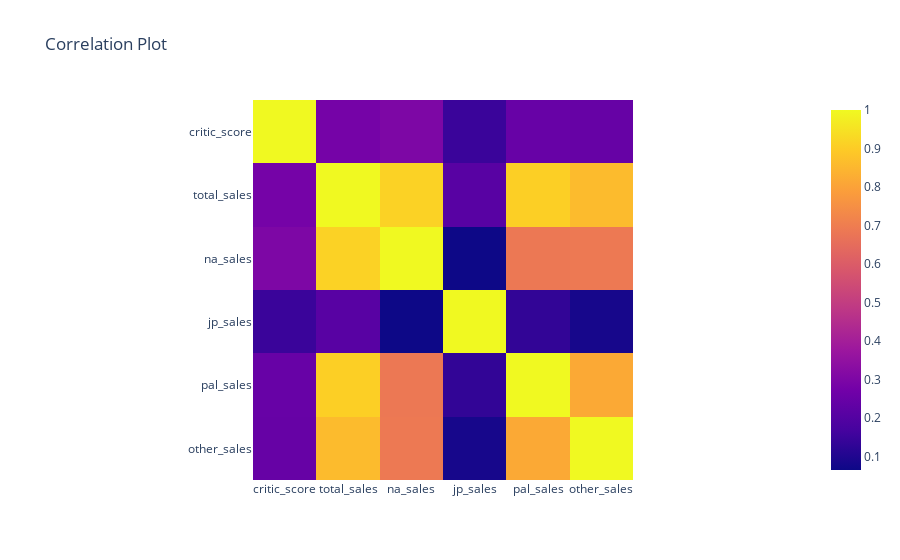

The notebook cell saved with this chart:
### Markdown cell above
Plot correlation with heatmap: sales cannot be predicted using the critic score

### Code cell
float_col=df.select_dtypes("float").columns.to_list()
px.imshow(df[float_col].corr(),title="Correlation Plot")

### Figure 1 — Plotly figure (JSON) as saved in the notebook; plotly's stock layout.template omitted (floating-point values rounded to 4 significant figures)
{"data": [{"coloraxis": "coloraxis", "hovertemplate": "x: %{x}<br>y: %{y}<br>color: %{z}<extra></extra>", "name": "0", "type": "heatmap", "x": ["critic_score", "total_sales", "na_sales", "jp_sales", "pal_sales", "other_sales"], "xaxis": "x", "y": ["critic_score", "total_sales", "na_sales", "jp_sales", "pal_sales", "other_sales"], "yaxis": "y", "z": [[1, 0.2812, 0.3003, 0.1474, 0.2467, 0.2438], [0.2812, 1, 0.9141, 0.2125, 0.9074, 0.8593], [0.3003, 0.9141, 1, 0.06509, 0.6845, 0.6875], [0.1474, 0.2125, 0.06509, 1, 0.1318, 0.08265], [0.2467, 0.9074, 0.6845, 0.1318, 1, 0.817], [0.2438, 0.8593, 0.6875, 0.08265, 0.817, 1]]}], "layout": {"coloraxis": {"colorscale": [[0, "#0d0887"], [0.1111, "#46039f"], [0.2222, "#7201a8"], [0.3333, "#9c179e"], [0.4444, "#bd3786"], [0.5556, "#d8576b"], [0.6667, "#ed7953"], [0.7778, "#fb9f3a"], [0.8889, "#fdca26"], [1, "#f0f921"]]}, "title": {"text": "Correlation Plot"}, "xaxis": {"anchor": "y", "constrain": "domain", "domain": [0, 1], "scaleanchor": "y"}, "yaxis": {"anchor": "x", "autorange": "reversed", "constrain": "domain", "domain": [0, 1]}}}
